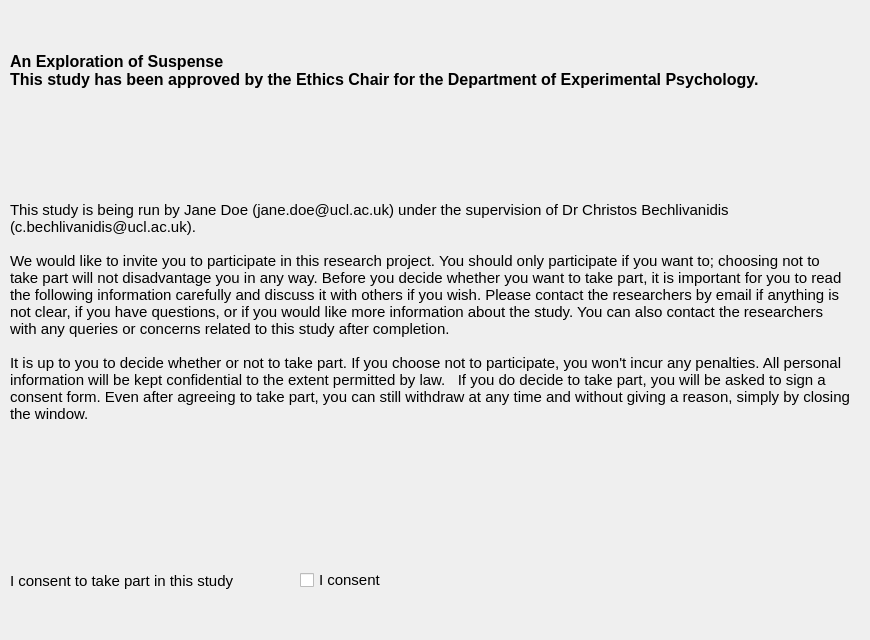
    <widget class="QWidget" name="pg_consent">
     <widget class="QLabel" name="label">
      <property name="geometry">
       <rect>
        <x>30</x>
        <y>90</y>
        <width>811</width>
        <height>541</height>
       </rect>
      </property>
      <property name="text">
       <string/>
      </property>
     </widget>
     <widget class="QLabel" name="label_4">
      <property name="geometry">
       <rect>
        <x>10</x>
        <y>30</y>
        <width>851</width>
        <height>81</height>
       </rect>
      </property>
      <property name="font">
       <font>
        <pointsize>12</pointsize>
        <weight>75</weight>
        <bold>true</bold>
       </font>
      </property>
      <property name="text">
       <string>An Exploration of Suspense 
This study has been approved by the Ethics Chair for the Department of Experimental Psychology.</string>
      </property>
      <property name="wordWrap">
       <bool>true</bool>
      </property>
     </widget>
     <widget class="QLabel" name="label_5">
      <property name="geometry">
       <rect>
        <x>10</x>
        <y>90</y>
        <width>841</width>
        <height>461</height>
       </rect>
      </property>
      <property name="font">
       <font>
        <pointsize>11</pointsize>
       </font>
      </property>
      <property name="text">
       <string>This study is being run by Jane Doe (jane.doe@ucl.ac.uk) under the supervision of Dr Christos Bechlivanidis (c.bechlivanidis@ucl.ac.uk).     

We would like to invite you to participate in this research project. You should only participate if you want to; choosing not to take part will not disadvantage you in any way. Before you decide whether you want to take part, it is important for you to read the following information carefully and discuss it with others if you wish. Please contact the researchers by email if anything is not clear, if you have questions, or if you would like more information about the study. You can also contact the researchers with any queries or concerns related to this study after completion.

It is up to you to decide whether or not to take part. If you choose not to participate, you won't incur any penalties. All personal information will be kept confidential to the extent permitted by law.   If you do decide to take part, you will be asked to sign a consent form. Even after agreeing to take part, you can still withdraw at any time and without giving a reason, simply by closing the window.
</string>
      </property>
      <property name="scaledContents">
       <bool>false</bool>
      </property>
      <property name="wordWrap">
       <bool>true</bool>
      </property>
     </widget>
     <widget class="QLabel" name="label_3">
      <property name="geometry">
       <rect>
        <x>10</x>
        <y>570</y>
        <width>291</width>
        <height>21</height>
       </rect>
      </property>
      <property name="font">
       <font>
        <pointsize>11</pointsize>
       </font>
      </property>
      <property name="text">
       <string>I consent to take part in this study</string>
      </property>
     </widget>
     <widget class="QCheckBox" name="rdb_consent">
      <property name="geometry">
       <rect>
        <x>300</x>
        <y>570</y>
        <width>101</width>
        <height>20</height>
       </rect>
      </property>
      <property name="font">
       <font>
        <pointsize>11</pointsize>
       </font>
      </property>
      <property name="text">
       <string>I consent</string>
      </property>
     </widget>
     <widget class="QLabel" name="lbl_consent_error">
      <property name="geometry">
       <rect>
        <x>420</x>
        <y>570</y>
        <width>421</width>
        <height>16</height>
       </rect>
      </property>
      <property name="palette">
       <palette>
        <active>
         <colorrole role="WindowText">
          <brush brushstyle="SolidPattern">
           <color alpha="255">
            <red>255</red>
            <green>0</green>
            <blue>0</blue>
           </color>
          </brush>
         </colorrole>
        </active>
        <inactive>
         <colorrole role="WindowText">
          <brush brushstyle="SolidPattern">
           <color alpha="255">
            <red>255</red>
            <green>0</green>
            <blue>0</blue>
           </color>
          </brush>
         </colorrole>
        </inactive>
        <disabled>
         <colorrole role="WindowText">
          <brush brushstyle="SolidPattern">
           <color alpha="255">
            <red>120</red>
            <green>120</green>
            <blue>120</blue>
           </color>
          </brush>
         </colorrole>
        </disabled>
       </palette>
      </property>
      <property name="font">
       <font>
        <italic>true</italic>
       </font>
      </property>
      <property name="text">
       <string/>
      </property>
     </widget>
    </widget>
